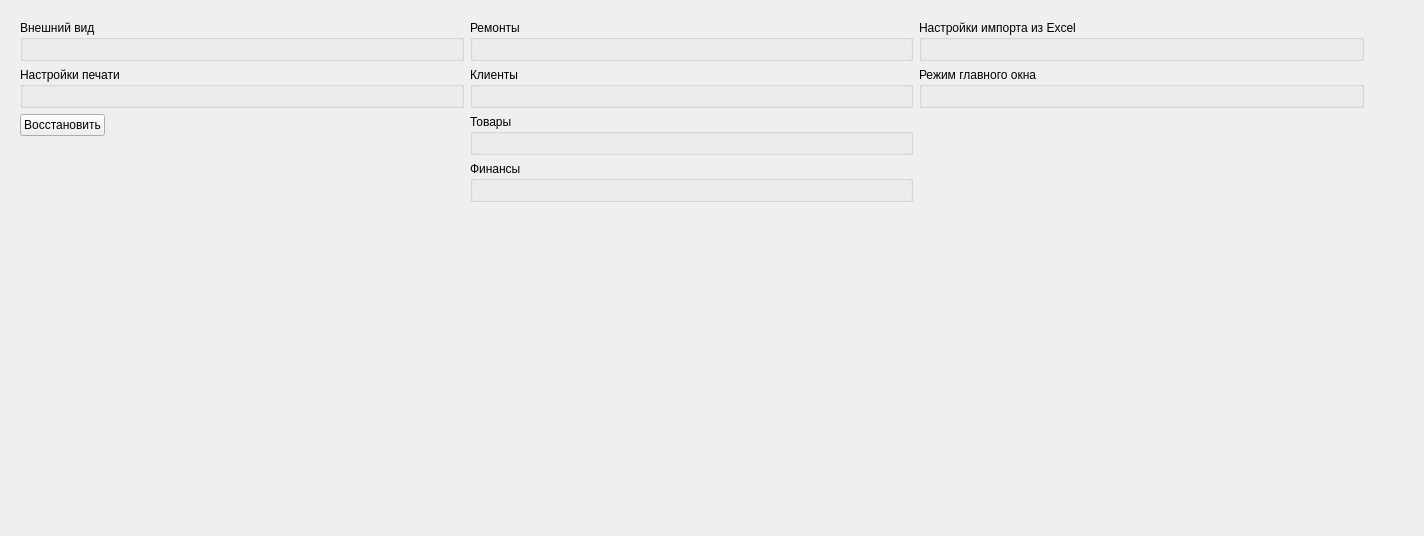
<?xml version="1.0" encoding="UTF-8"?>
<ui version="4.0">
 <class>SSettingsPageUser</class>
 <widget class="QWidget" name="SSettingsPageUser">
  <property name="geometry">
   <rect>
    <x>0</x>
    <y>0</y>
    <width>1424</width>
    <height>536</height>
   </rect>
  </property>
  <property name="windowTitle">
   <string>Form</string>
  </property>
  <layout class="QGridLayout" name="gridLayout" columnminimumwidth="0,0">
   <item row="0" column="0">
    <widget class="QScrollArea" name="scrollArea">
     <property name="sizePolicy">
      <sizepolicy hsizetype="Expanding" vsizetype="Expanding">
       <horstretch>0</horstretch>
       <verstretch>0</verstretch>
      </sizepolicy>
     </property>
     <property name="frameShape">
      <enum>QFrame::NoFrame</enum>
     </property>
     <property name="horizontalScrollBarPolicy">
      <enum>Qt::ScrollBarAlwaysOff</enum>
     </property>
     <property name="widgetResizable">
      <bool>true</bool>
     </property>
     <widget class="QWidget" name="scrollAreaWidgetContents">
      <property name="geometry">
       <rect>
        <x>0</x>
        <y>0</y>
        <width>1360</width>
        <height>518</height>
       </rect>
      </property>
      <layout class="QGridLayout" name="gridLayout_2" columnstretch="1,1,1" columnminimumwidth="350,305,445">
       <item row="0" column="1">
        <layout class="QVBoxLayout" name="verticalLayout_2">
         <item>
          <widget class="QGroupBox" name="groupBoxRepairs">
           <property name="sizePolicy">
            <sizepolicy hsizetype="Preferred" vsizetype="Minimum">
             <horstretch>0</horstretch>
             <verstretch>0</verstretch>
            </sizepolicy>
           </property>
           <property name="title">
            <string>Ремонты</string>
           </property>
           <layout class="QGridLayout" name="gridLayout_9">
            <item row="0" column="0">
             <layout class="QFormLayout" name="formLayoutRepairs">
              <property name="formAlignment">
               <set>Qt::AlignRight|Qt::AlignTop|Qt::AlignTrailing</set>
              </property>
             </layout>
            </item>
           </layout>
          </widget>
         </item>
         <item>
          <widget class="QGroupBox" name="groupBoxClients">
           <property name="sizePolicy">
            <sizepolicy hsizetype="Preferred" vsizetype="Minimum">
             <horstretch>0</horstretch>
             <verstretch>0</verstretch>
            </sizepolicy>
           </property>
           <property name="title">
            <string>Клиенты</string>
           </property>
           <layout class="QGridLayout" name="gridLayout_10">
            <item row="0" column="0">
             <layout class="QFormLayout" name="formLayoutClients">
              <property name="formAlignment">
               <set>Qt::AlignRight|Qt::AlignTop|Qt::AlignTrailing</set>
              </property>
             </layout>
            </item>
           </layout>
          </widget>
         </item>
         <item>
          <widget class="QGroupBox" name="groupBoxGoods">
           <property name="sizePolicy">
            <sizepolicy hsizetype="Preferred" vsizetype="Minimum">
             <horstretch>0</horstretch>
             <verstretch>0</verstretch>
            </sizepolicy>
           </property>
           <property name="title">
            <string>Товары</string>
           </property>
           <layout class="QGridLayout" name="gridLayout_11">
            <item row="0" column="0">
             <layout class="QFormLayout" name="formLayoutGoods">
              <property name="sizeConstraint">
               <enum>QLayout::SetDefaultConstraint</enum>
              </property>
              <property name="formAlignment">
               <set>Qt::AlignRight|Qt::AlignTop|Qt::AlignTrailing</set>
              </property>
             </layout>
            </item>
           </layout>
          </widget>
         </item>
         <item>
          <widget class="QGroupBox" name="groupBoxFinances">
           <property name="sizePolicy">
            <sizepolicy hsizetype="Preferred" vsizetype="Minimum">
             <horstretch>0</horstretch>
             <verstretch>0</verstretch>
            </sizepolicy>
           </property>
           <property name="title">
            <string>Финансы</string>
           </property>
           <layout class="QGridLayout" name="gridLayout_12">
            <item row="0" column="0">
             <layout class="QFormLayout" name="formLayoutFinances">
              <property name="formAlignment">
               <set>Qt::AlignRight|Qt::AlignTop|Qt::AlignTrailing</set>
              </property>
             </layout>
            </item>
           </layout>
          </widget>
         </item>
         <item>
          <spacer name="verticalSpacer">
           <property name="orientation">
            <enum>Qt::Vertical</enum>
           </property>
           <property name="sizeHint" stdset="0">
            <size>
             <width>20</width>
             <height>40</height>
            </size>
           </property>
          </spacer>
         </item>
        </layout>
       </item>
       <item row="0" column="0">
        <layout class="QVBoxLayout" name="verticalLayout">
         <item>
          <widget class="QGroupBox" name="groupBoxInterface">
           <property name="sizePolicy">
            <sizepolicy hsizetype="Preferred" vsizetype="Minimum">
             <horstretch>0</horstretch>
             <verstretch>0</verstretch>
            </sizepolicy>
           </property>
           <property name="title">
            <string>Внешний вид</string>
           </property>
           <layout class="QGridLayout" name="gridLayout_3">
            <item row="0" column="0">
             <layout class="QFormLayout" name="formLayoutInterface">
              <property name="labelAlignment">
               <set>Qt::AlignLeading|Qt::AlignLeft|Qt::AlignVCenter</set>
              </property>
              <property name="formAlignment">
               <set>Qt::AlignRight|Qt::AlignTop|Qt::AlignTrailing</set>
              </property>
             </layout>
            </item>
           </layout>
          </widget>
         </item>
         <item>
          <widget class="QGroupBox" name="groupBoxPrint">
           <property name="sizePolicy">
            <sizepolicy hsizetype="Preferred" vsizetype="Minimum">
             <horstretch>0</horstretch>
             <verstretch>0</verstretch>
            </sizepolicy>
           </property>
           <property name="title">
            <string>Настройки печати</string>
           </property>
           <layout class="QGridLayout" name="gridLayout_4">
            <item row="0" column="0">
             <layout class="QFormLayout" name="formLayoutPrint">
              <property name="formAlignment">
               <set>Qt::AlignRight|Qt::AlignTop|Qt::AlignTrailing</set>
              </property>
             </layout>
            </item>
           </layout>
          </widget>
         </item>
         <item>
          <layout class="QGridLayout" name="gridLayout_5">
           <item row="0" column="0">
            <widget class="QPushButton" name="pushButtonDefaults">
             <property name="text">
              <string>Восстановить</string>
             </property>
            </widget>
           </item>
           <item row="0" column="1">
            <spacer name="horizontalSpacer_2">
             <property name="orientation">
              <enum>Qt::Horizontal</enum>
             </property>
             <property name="sizeHint" stdset="0">
              <size>
               <width>40</width>
               <height>20</height>
              </size>
             </property>
            </spacer>
           </item>
           <item row="1" column="0">
            <spacer name="verticalSpacer_2">
             <property name="orientation">
              <enum>Qt::Vertical</enum>
             </property>
             <property name="sizeHint" stdset="0">
              <size>
               <width>20</width>
               <height>40</height>
              </size>
             </property>
            </spacer>
           </item>
          </layout>
         </item>
        </layout>
       </item>
       <item row="0" column="2">
        <layout class="QVBoxLayout" name="verticalLayout_3">
         <item>
          <widget class="QGroupBox" name="groupBoxExcelImport">
           <property name="sizePolicy">
            <sizepolicy hsizetype="Preferred" vsizetype="Minimum">
             <horstretch>0</horstretch>
             <verstretch>0</verstretch>
            </sizepolicy>
           </property>
           <property name="title">
            <string>Настройки импорта из Excel</string>
           </property>
           <layout class="QGridLayout" name="gridLayout_18">
            <item row="0" column="0">
             <layout class="QFormLayout" name="formLayoutExcelImport">
              <property name="formAlignment">
               <set>Qt::AlignRight|Qt::AlignTop|Qt::AlignTrailing</set>
              </property>
             </layout>
            </item>
           </layout>
          </widget>
         </item>
         <item>
          <widget class="QGroupBox" name="groupBoxWindowMode">
           <property name="sizePolicy">
            <sizepolicy hsizetype="Preferred" vsizetype="Minimum">
             <horstretch>0</horstretch>
             <verstretch>0</verstretch>
            </sizepolicy>
           </property>
           <property name="title">
            <string>Режим главного окна</string>
           </property>
           <layout class="QGridLayout" name="gridLayout_19">
            <item row="0" column="0">
             <layout class="QFormLayout" name="formLayoutWindowMode">
              <property name="formAlignment">
               <set>Qt::AlignRight|Qt::AlignTop|Qt::AlignTrailing</set>
              </property>
             </layout>
            </item>
           </layout>
          </widget>
         </item>
         <item>
          <spacer name="verticalSpacer_6">
           <property name="orientation">
            <enum>Qt::Vertical</enum>
           </property>
           <property name="sizeHint" stdset="0">
            <size>
             <width>20</width>
             <height>40</height>
            </size>
           </property>
          </spacer>
         </item>
        </layout>
       </item>
      </layout>
     </widget>
    </widget>
   </item>
   <item row="0" column="1">
    <spacer name="horizontalSpacer">
     <property name="orientation">
      <enum>Qt::Horizontal</enum>
     </property>
     <property name="sizeType">
      <enum>QSizePolicy::Minimum</enum>
     </property>
     <property name="sizeHint" stdset="0">
      <size>
       <width>40</width>
       <height>20</height>
      </size>
     </property>
    </spacer>
   </item>
  </layout>
 </widget>
 <resources/>
 <connections/>
</ui>
